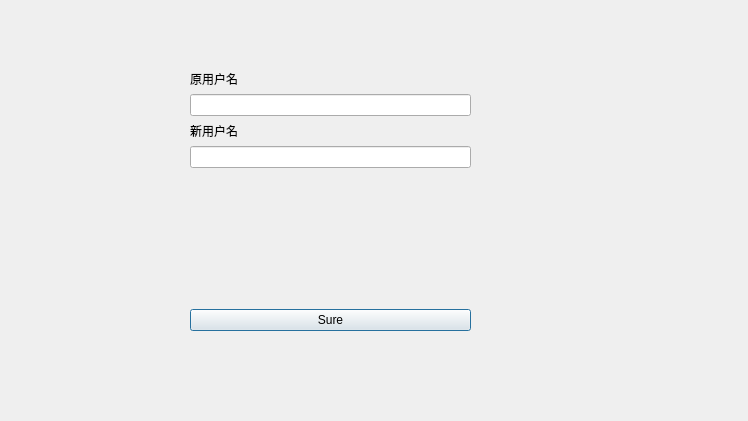
<?xml version="1.0" encoding="UTF-8"?>
<ui version="4.0">
 <class>revise</class>
 <widget class="QDialog" name="revise">
  <property name="geometry">
   <rect>
    <x>0</x>
    <y>0</y>
    <width>748</width>
    <height>421</height>
   </rect>
  </property>
  <property name="windowTitle">
   <string>Dialog</string>
  </property>
  <widget class="QWidget" name="layoutWidget">
   <property name="geometry">
    <rect>
     <x>190</x>
     <y>70</y>
     <width>281</width>
     <height>261</height>
    </rect>
   </property>
   <layout class="QVBoxLayout" name="verticalLayout">
    <item>
     <widget class="QLabel" name="label">
      <property name="text">
       <string>原用户名</string>
      </property>
     </widget>
    </item>
    <item>
     <widget class="QLineEdit" name="oldName">
      <property name="echoMode">
       <enum>QLineEdit::Password</enum>
      </property>
     </widget>
    </item>
    <item>
     <widget class="QLabel" name="label_2">
      <property name="text">
       <string>新用户名</string>
      </property>
     </widget>
    </item>
    <item>
     <widget class="QLineEdit" name="newName">
      <property name="echoMode">
       <enum>QLineEdit::Password</enum>
      </property>
     </widget>
    </item>
    <item>
     <spacer name="verticalSpacer">
      <property name="orientation">
       <enum>Qt::Vertical</enum>
      </property>
      <property name="sizeHint" stdset="0">
       <size>
        <width>20</width>
        <height>40</height>
       </size>
      </property>
     </spacer>
    </item>
    <item>
     <widget class="QPushButton" name="sureButtom">
      <property name="text">
       <string>Sure</string>
      </property>
     </widget>
    </item>
   </layout>
  </widget>
 </widget>
 <resources/>
 <connections/>
</ui>
